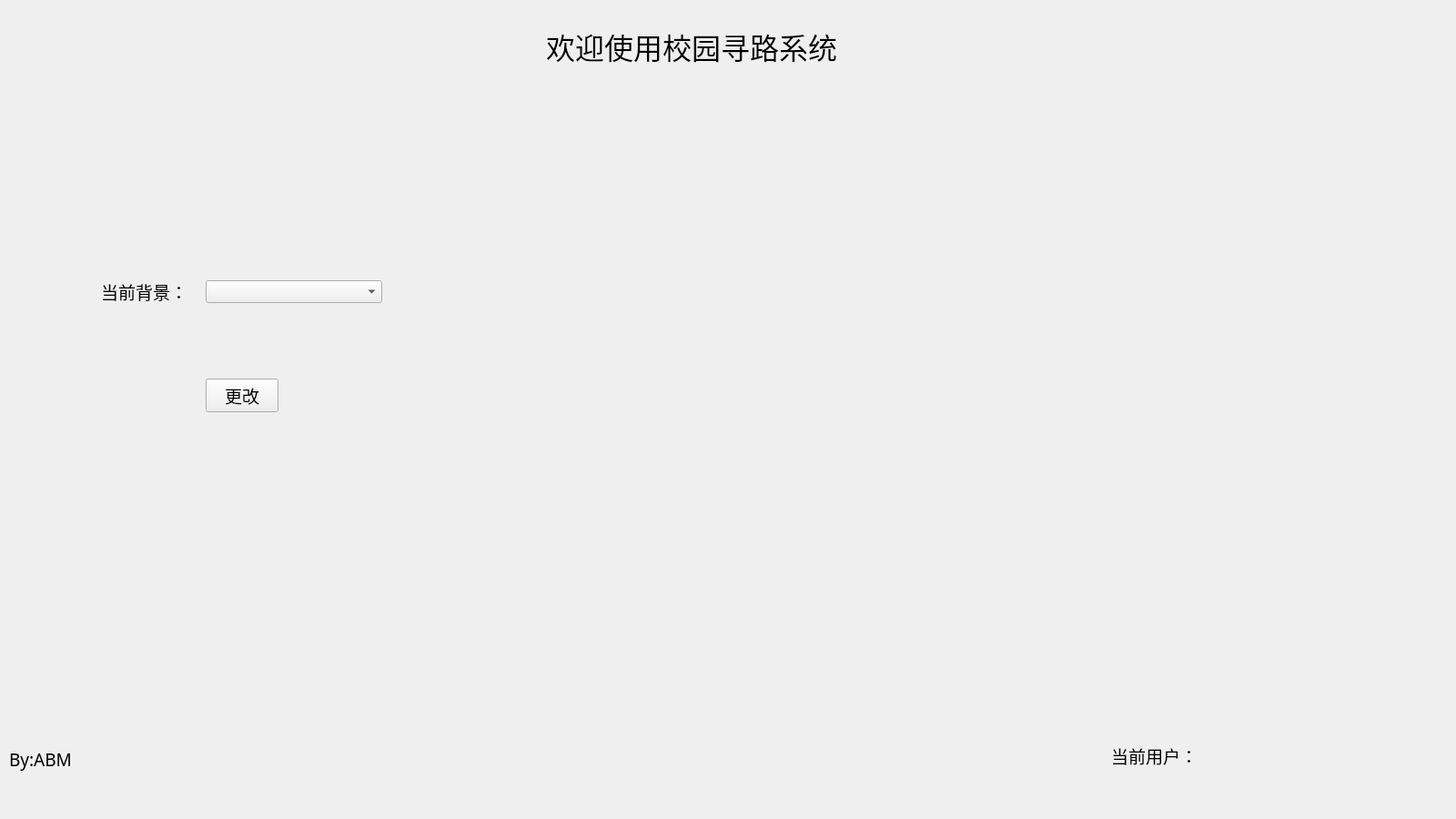
<?xml version="1.0" encoding="UTF-8"?>
<ui version="4.0">
 <class>ZhuJieMian</class>
 <widget class="QWidget" name="ZhuJieMian">
  <property name="geometry">
   <rect>
    <x>0</x>
    <y>0</y>
    <width>1600</width>
    <height>900</height>
   </rect>
  </property>
  <property name="windowTitle">
   <string>校园寻路系统</string>
  </property>
  <property name="windowIcon">
   <iconset resource="School.qrc">
    <normaloff>:/School/Picture/tb.png</normaloff>:/School/Picture/tb.png</iconset>
  </property>
  <widget class="QLabel" name="label">
   <property name="geometry">
    <rect>
     <x>600</x>
     <y>0</y>
     <width>421</width>
     <height>101</height>
    </rect>
   </property>
   <property name="font">
    <font>
     <family>方正粗黑宋简体</family>
     <pointsize>24</pointsize>
     <weight>50</weight>
     <bold>false</bold>
    </font>
   </property>
   <property name="text">
    <string>欢迎使用校园寻路系统</string>
   </property>
  </widget>
  <widget class="QWidget" name="widget" native="true">
   <property name="geometry">
    <rect>
     <x>1210</x>
     <y>770</y>
     <width>331</width>
     <height>121</height>
    </rect>
   </property>
   <layout class="QGridLayout" name="gridLayout">
    <item row="0" column="0">
     <widget class="QLabel" name="label_2">
      <property name="font">
       <font>
        <family>方正粗黑宋简体</family>
        <pointsize>14</pointsize>
        <weight>50</weight>
        <bold>false</bold>
       </font>
      </property>
      <property name="text">
       <string>当前用户：</string>
      </property>
     </widget>
    </item>
    <item row="0" column="1">
     <widget class="QLabel" name="CurrentYH">
      <property name="font">
       <font>
        <family>方正粗黑宋简体</family>
        <pointsize>14</pointsize>
        <weight>50</weight>
        <bold>false</bold>
       </font>
      </property>
      <property name="text">
       <string/>
      </property>
     </widget>
    </item>
   </layout>
  </widget>
  <widget class="QWidget" name="widget_2" native="true">
   <property name="geometry">
    <rect>
     <x>100</x>
     <y>220</y>
     <width>331</width>
     <height>321</height>
    </rect>
   </property>
   <layout class="QGridLayout" name="gridLayout_2">
    <item row="1" column="0">
     <spacer name="horizontalSpacer">
      <property name="orientation">
       <enum>Qt::Horizontal</enum>
      </property>
      <property name="sizeHint" stdset="0">
       <size>
        <width>40</width>
        <height>20</height>
       </size>
      </property>
     </spacer>
    </item>
    <item row="1" column="1">
     <widget class="QPushButton" name="GG_button">
      <property name="font">
       <font>
        <family>方正粗黑宋简体</family>
        <pointsize>14</pointsize>
        <weight>50</weight>
        <bold>false</bold>
       </font>
      </property>
      <property name="text">
       <string>更改</string>
      </property>
     </widget>
    </item>
    <item row="0" column="0">
     <widget class="QLabel" name="label_3">
      <property name="font">
       <font>
        <family>方正粗黑宋简体</family>
        <pointsize>14</pointsize>
        <weight>50</weight>
        <bold>false</bold>
       </font>
      </property>
      <property name="text">
       <string>当前背景：</string>
      </property>
     </widget>
    </item>
    <item row="1" column="2">
     <spacer name="horizontalSpacer_2">
      <property name="orientation">
       <enum>Qt::Horizontal</enum>
      </property>
      <property name="sizeHint" stdset="0">
       <size>
        <width>40</width>
        <height>20</height>
       </size>
      </property>
     </spacer>
    </item>
    <item row="0" column="1" colspan="2">
     <widget class="QComboBox" name="BJ">
      <property name="font">
       <font>
        <family>方正粗黑宋简体</family>
       </font>
      </property>
     </widget>
    </item>
   </layout>
  </widget>
  <widget class="QLabel" name="label_4">
   <property name="geometry">
    <rect>
     <x>10</x>
     <y>820</y>
     <width>115</width>
     <height>29</height>
    </rect>
   </property>
   <property name="font">
    <font>
     <family>方正粗黑宋简体</family>
     <pointsize>14</pointsize>
    </font>
   </property>
   <property name="text">
    <string>By:ABM</string>
   </property>
  </widget>
  <widget class="QLabel" name="label_5">
   <property name="geometry">
    <rect>
     <x>520</x>
     <y>90</y>
     <width>1001</width>
     <height>691</height>
    </rect>
   </property>
   <property name="text">
    <string>&lt;html&gt;&lt;head/&gt;&lt;body&gt;&lt;p&gt;&lt;img src=&quot;:/School/Picture/zjm.png&quot;/&gt;&lt;/p&gt;&lt;/body&gt;&lt;/html&gt;</string>
   </property>
  </widget>
 </widget>
 <layoutdefault spacing="6" margin="11"/>
 <resources>
  <include location="School.qrc"/>
 </resources>
 <connections/>
</ui>
